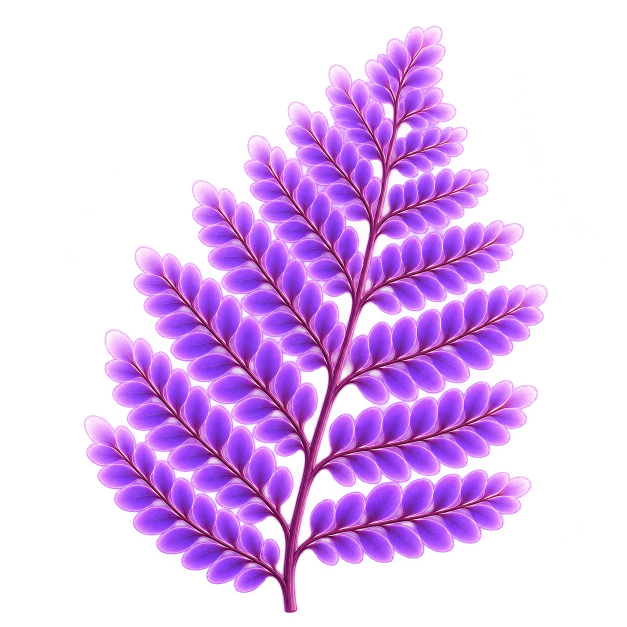
#> input picture tools/tree-assets/in/leaf_1.webp, 1254 x 1254 px (shown at 1/2 size); its folder holds only this picture in this run
$ python leaves.py
#> lines starting #> are read from the running program, lines starting #| are printed output that depends on the picture
"""Leaf sprites: in/leaf_*.{png,webp} → out/tree/leaf_N.webp.

Each leaf is cropped so its stem base sits at the bottom centre, then scaled
to 384px tall. The renderer anchors that point on a twig and turns it.

Run:  python tools/tree-assets/leaves.py
"""
import glob
import os

import numpy as np
from PIL import Image

HERE = os.path.dirname(os.path.abspath(__file__))
OUT = os.path.join(HERE, "out", "tree")
SIZE = 384


def sprite(path):
#> called with path = 'tools/tree-assets/in/leaf_1.webp'
    a = np.array(Image.open(path).convert("RGBA"))
#> a is the input picture: shape (1254, 1254, 4); mean R, G, B, A 85.8, 48.1, 103.3, 94
    ys, xs = np.nonzero(a[..., 3] > 24)
    bottom = ys.max()
#> bottom = 1225
    stem = int(np.median(xs[ys >= bottom - 4]))       # stem base x
#> stem = 580
    half = max(stem - xs.min(), xs.max() - stem) + 4
#> half = 519
    top = ys.min() - 4
#> top = 47
    out = np.zeros((bottom + 2 - top, 2 * half, 4), np.uint8)
    x0 = stem - half
#> x0 = 61
    src = a[top:bottom + 2, max(x0, 0):stem + half]
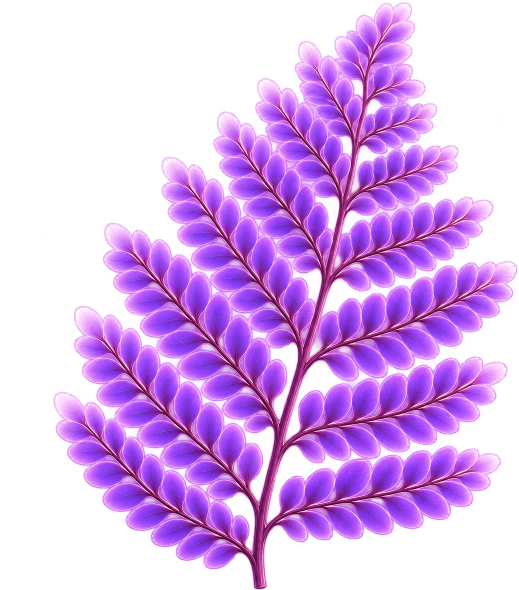
#> src: shape (1180, 1038, 4) (shown at 1/2 size); mean R, G, B, A 109.9, 61.6, 132.3, 120.6; transparent parts drawn white
    out[:, max(-x0, 0):max(-x0, 0) + src.shape[1]] = src
    h = SIZE
    w = round(out.shape[1] * h / out.shape[0] / 2) * 2
#> w = 338
    return Image.fromarray(out).resize((w, h), Image.LANCZOS)
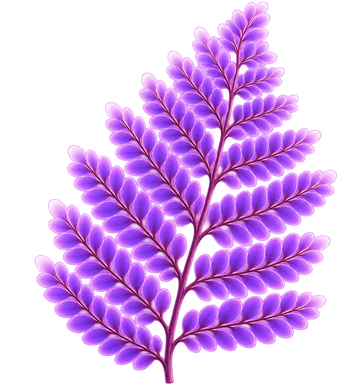
#> returned value: PIL image 338x384 RGBA; mean R, G, B, A 101.8, 54.8, 123.9, 120.7; transparent parts drawn white


def main():
    os.makedirs(OUT, exist_ok=True)
    files = sorted(glob.glob(os.path.join(HERE, "in", "leaf_*.*")))
    for i, f in enumerate(files, 1):
        im = sprite(f)
        im.save(os.path.join(OUT, f"leaf_{i}.webp"), "WEBP", quality=90, method=6)
        print(f"{os.path.basename(f)} → leaf_{i}.webp {im.size}")
#| leaf_1.webp → leaf_1.webp (338, 384)


if __name__ == "__main__":
    main()
